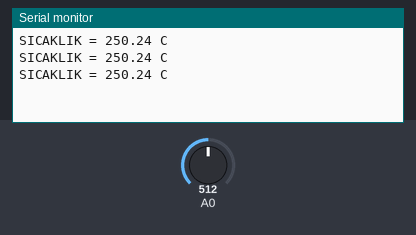
Recording of a sketch running on a simulated Arduino Uno, built with avr-gcc and run on an emulated ATmega328P. Shown: the last lines printed to the serial monitor. Inputs (shaded band) come from the test bench; at power-on: A0 = 512.

Above: at 1.3 s.
1.4 s: A0 set to 716
At 1.9 s:
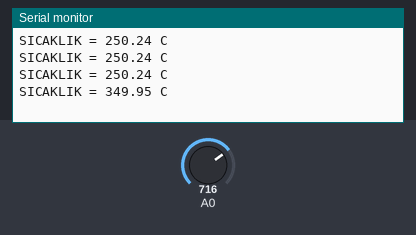
2.9 s: A0 set to 900
At 3.4 s:
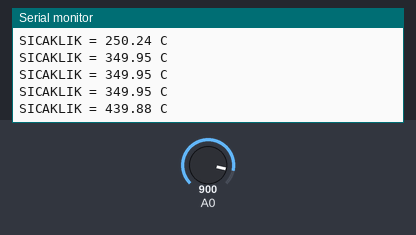
Timing chart, 0 to 5.9 s (numbered marks = the images above; inputs shaded):
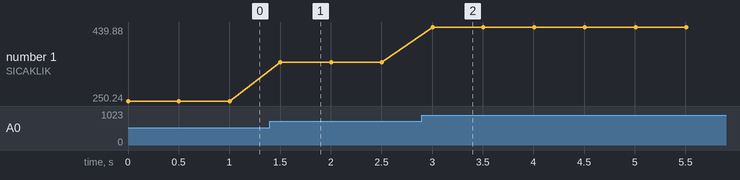

The sketch:

LM35_Temperature.ino
```cpp
float sicaklik, volt;
void setup(){
  Serial.begin(9600); /* Haberleşme başlatıldı */
}

void loop(){
  volt = analogRead(A0); /* A0daki gerilim ölçüldü */
  volt = ( volt / 1023 ) * 5000; /* mV cinsinden gerilim + = * 0.48828125 Ölçülen gerilim sıcaklığa çevrildi */
  sicaklik = volt / 10.0;

  Serial.print("SICAKLIK = ");
  Serial.print(sicaklik);
  Serial.println(" C");

  delay(500);
}
```

Measured:
- after the input at 1.4 s, the serial monitor: prints a new line after 0.10 s (image 1)
- after the input at 2.9 s, the serial monitor: prints a new line after 0.10 s (image 2)
- plotted number 1: 250.24 → 349.95 after the input at 1.4 s, 349.95 → 439.88 after the input at 2.9 s
